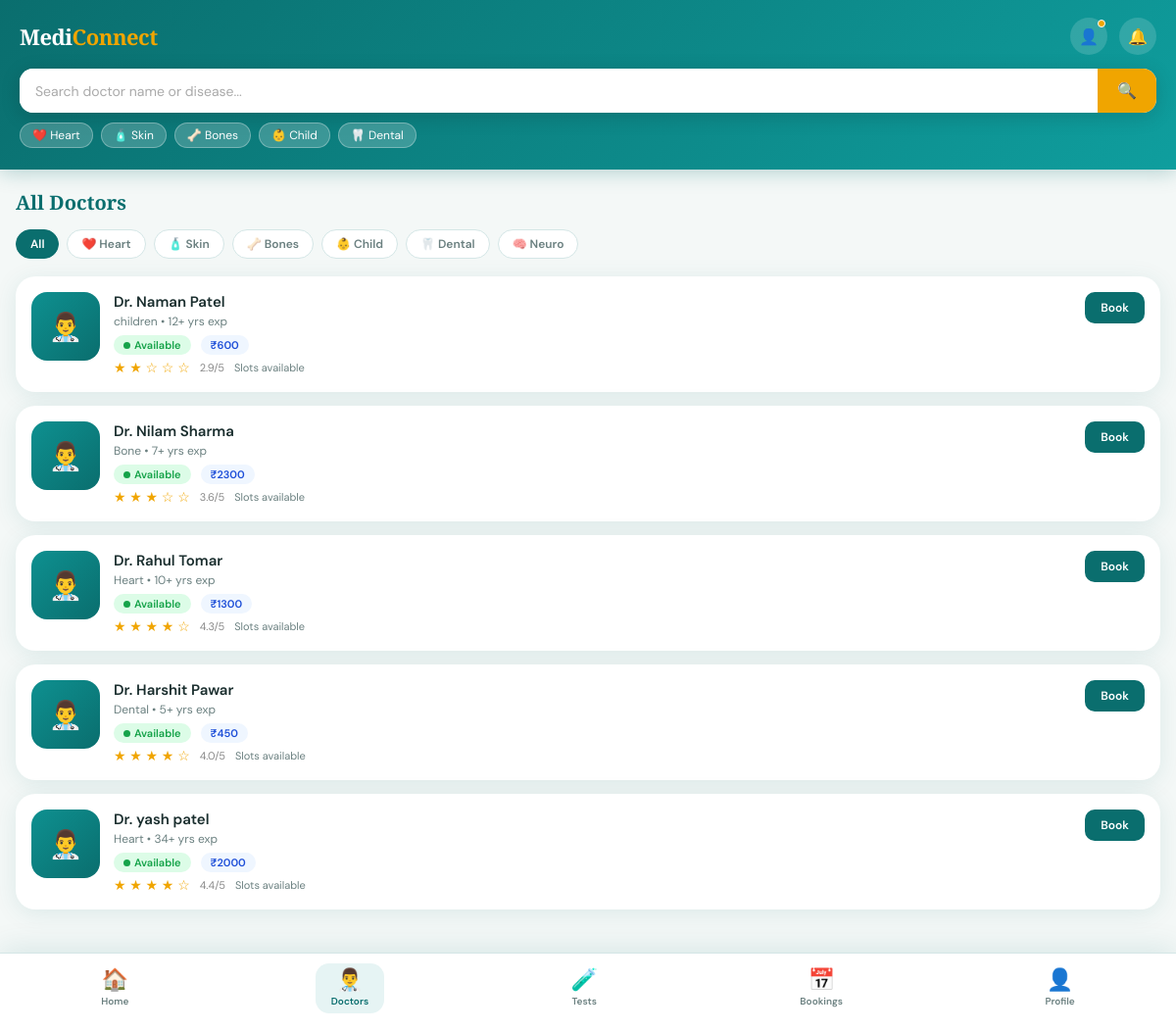
The app's page /doctors/ with its own data.
### core/models.py (models this page shows, shortened)
class Doctor(models.Model):
    STATUS_CHOICES = [
        ('available', 'Available'),
        ('busy',      'Busy'),
        ('offline',   'Off Today'),
    ]
    user       = models.OneToOneField(User, on_delete=models.CASCADE, related_name='doctor')
    specialty  = models.CharField(max_length=100)
    fee        = models.IntegerField(default=0)
    experience = models.IntegerField(default=0)
    license_no = models.CharField(max_length=100)
    rating     = models.FloatField(default=0.0)
    status     = models.CharField(max_length=20, choices=STATUS_CHOICES, default='available')
    clinic     = models.CharField(max_length=200, blank=True, null=True)

### core/views.py (the view)
def doctor_list(request):
    query = request.GET.get('q', '')  # search query
    if query:
        doctors = Doctor.objects.filter(
            specialty__icontains=query
        ) | Doctor.objects.filter(
            user__first_name__icontains=query
        )
    else:
        doctors = Doctor.objects.all()
    return render(request, 'doctors.html', {
        'doctors': doctors,
        'query': query
    })

### templates/doctors.html (shortened to what this page needs)
{% extends 'base.html' %}
{% load static %}
{% block nav_doctors %}active{% endblock %}
{% block content %}
<div class="section-title">All Doctors</div>
<div style="display:flex; gap:8px; margin-bottom:18px; flex-wrap:wrap;">
  <a href="{% url 'doctors' %}" class="filter-tab {% if not query %}active{% endif %}">All</a>
  <a href="?q=Cardiologist"    class="filter-tab">❤️ Heart</a>
  <a href="?q=Dermatologist"   class="filter-tab">🧴 Skin</a>
  <a href="?q=Orthopedic"      class="filter-tab">🦴 Bones</a>
  <a href="?q=Pediatrician"    class="filter-tab">👶 Child</a>
  <a href="?q=Dentist"         class="filter-tab">🦷 Dental</a>
  <a href="?q=Neurologist"     class="filter-tab">🧠 Neuro</a>
</div>
{% if doctors %}
  {% for doctor in doctors %}
  <div class="doctor-card fade-in">
    <div class="doctor-avatar">👨‍⚕️</div>
    <div class="doctor-info">
      <div class="doctor-name">Dr. {{ doctor.user.get_full_name }}</div>
      <div class="doctor-specialty">{{ doctor.specialty }} • {{ doctor.experience }}+ yrs exp</div>
      <div class="doctor-meta">
        {% if doctor.status == 'available' %}
          <span class="status-badge available">
            <span class="status-dot"></span>Available
          </span>
        {% elif doctor.status == 'busy' %}
          <span class="status-badge busy">
            <span class="status-dot"></span>Busy
          </span>
        {% else %}
          <span class="status-badge offline">
            <span class="status-dot"></span>Off Today
          </span>
        {% endif %}
        <span class="fee-tag">₹{{ doctor.fee }}</span>
      </div>
      <div class="doctor-meta" style="margin-top:4px;">
        <span class="stars">
          {% for i in "12345" %}
            {% if forloop.counter <= doctor.rating %}★{% else %}☆{% endif %}
          {% endfor %}
        </span>
        <span style="font-size:11px;color:#888;">{{ doctor.rating }}/5</span>
        {% if doctor.status == 'available' %}
          <span class="slots">Slots available</span>
        {% endif %}
      </div>
    </div>
    {% if doctor.status == 'available' %}
      <a href="{% url 'book' doctor.id %}">
        <button class="book-btn">Book</button>
      </a>
    {% else %}
      <button class="book-btn" disabled>Unavail</button>
    {% endif %}
  </div>
  {% endfor %}
{% endif %}
{% endblock %}

### static/style.css (style rules this page uses)
:root { --primary: #0a6e6e; --primary-light: #0e9090; --accent: #f0a500; --bg: #f4f8f7; --white: #ffffff; --text: #1a2e2e; --muted: #6b8080; --card-bg: #ffffff; --border: #d4e6e6; --green: #22c55e; --red: #ef4444; --yellow: #f59e0b; --shadow: 0 4px 24px rgba(10,110,110,0.10); }
* { margin: 0; padding: 0; box-sizing: border-box; text-decoration-line: none; }
body { font-family: 'DM Sans', sans-serif; background: var(--bg); color: var(--text); min-height: 100vh; padding-bottom: 90px; }
.section-title { font-family: 'Playfair Display', serif; font-size: 20px; color: var(--primary); margin-bottom: 14px; font-weight: 700; }
.doctor-card { background: white; border-radius: 20px; padding: 16px; margin-bottom: 14px; box-shadow: var(--shadow); display: flex; gap: 14px; align-items: flex-start; transition: transform 0.2s; cursor: pointer; }
.doctor-avatar { width: 70px; height: 70px; border-radius: 16px; object-fit: cover; background: linear-gradient(135deg, var(--primary-light), var(--primary)); display: flex; align-items: center; justify-content: center; font-size: 28px; flex-shrink: 0; color: white; }
.doctor-info { flex: 1; }
.doctor-name { font-weight: 600; font-size: 15px; color: var(--text); margin-bottom: 2px; }
.doctor-specialty { color: var(--muted); font-size: 12px; margin-bottom: 6px; }
.doctor-meta { display: flex; gap: 10px; align-items: center; flex-wrap: wrap; }
.status-badge { display: flex; align-items: center; gap: 4px; padding: 3px 10px; border-radius: 20px; font-size: 11px; font-weight: 600; }
.status-dot { width: 7px; height: 7px; border-radius: 50%; animation: pulse 1.5s infinite; }
.available { background: #dcfce7; color: #16a34a; }
.available .status-dot { background: #16a34a; }
.fee-tag { background: #eff6ff; color: #1d4ed8; padding: 3px 10px; border-radius: 20px; font-size: 11px; font-weight: 600; }
.slots { font-size: 11px; color: var(--muted); }
.stars { color: var(--accent); font-size: 14px; }
.book-btn { background: var(--primary); color: white; border: none; padding: 8px 16px; border-radius: 10px; font-size: 12px; font-weight: 600; cursor: pointer; align-self: center; flex-shrink: 0; transition: background 0.2s; font-family: 'DM Sans', sans-serif; }
.fade-in { animation: fadeIn 0.4s ease; }

### templates/doctors.html (style rules this page uses)
.filter-tab { padding: 6px 14px; border-radius: 20px; background: white; color: var(--muted); font-size: 12px; font-weight: 600; text-decoration: none; border: 1.5px solid var(--border); transition: all 0.2s; }
.filter-tab:hover, .filter-tab.active { background: var(--primary); color: white; border-color: var(--primary); }

### records on screen
Doctor: user.get_full_name "Naman Patel", specialty "children", experience "12", status "available" (drawn), fee "600", rating "2.9"
Doctor: user.get_full_name "Nilam Sharma", specialty "Bone", experience "7", status "available" (drawn), fee "2300", rating "3.6"
Doctor: user.get_full_name "Rahul Tomar", specialty "Heart", experience "10", status "available" (drawn), fee "1300", rating "4.3"
Doctor: user.get_full_name "Harshit Pawar", specialty "Dental", experience "5", status "available" (drawn), fee "450", rating "4.0"
Doctor: user.get_full_name "yash patel", specialty "Heart", experience "34", status "available" (drawn), fee "2000", rating "4.4"
